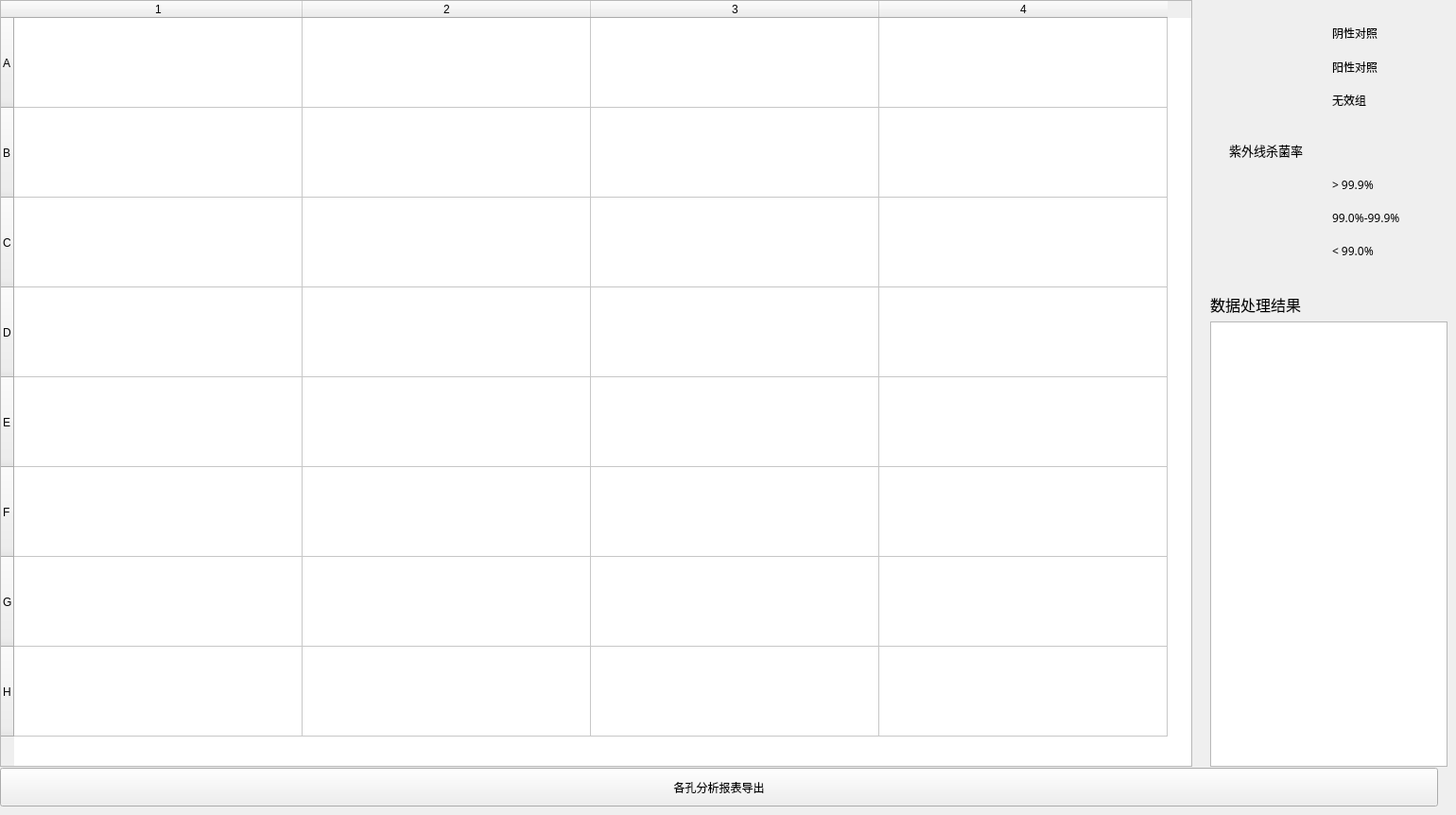
       <widget class="QWidget" name="tab_9">
        <attribute name="title">
         <string>各孔分析报表</string>
        </attribute>
        <widget class="QTableWidget" name="analysis_report_table">
         <property name="geometry">
          <rect>
           <x>0</x>
           <y>0</y>
           <width>1261</width>
           <height>811</height>
          </rect>
         </property>
         <attribute name="horizontalHeaderDefaultSectionSize">
          <number>305</number>
         </attribute>
         <attribute name="verticalHeaderDefaultSectionSize">
          <number>95</number>
         </attribute>
         <row>
          <property name="text">
           <string>A</string>
          </property>
         </row>
         <row>
          <property name="text">
           <string>B</string>
          </property>
         </row>
         <row>
          <property name="text">
           <string>C</string>
          </property>
         </row>
         <row>
          <property name="text">
           <string>D</string>
          </property>
         </row>
         <row>
          <property name="text">
           <string>E</string>
          </property>
         </row>
         <row>
          <property name="text">
           <string>F</string>
          </property>
         </row>
         <row>
          <property name="text">
           <string>G</string>
          </property>
         </row>
         <row>
          <property name="text">
           <string>H</string>
          </property>
         </row>
         <column>
          <property name="text">
           <string>1</string>
          </property>
         </column>
         <column>
          <property name="text">
           <string>2</string>
          </property>
         </column>
         <column>
          <property name="text">
           <string>3</string>
          </property>
         </column>
         <column>
          <property name="text">
           <string>4</string>
          </property>
         </column>
        </widget>
        <widget class="QPushButton" name="data_of_user_Button">
         <property name="geometry">
          <rect>
           <x>0</x>
           <y>812</y>
           <width>1521</width>
           <height>41</height>
          </rect>
         </property>
         <property name="text">
          <string>各孔分析报表导出</string>
         </property>
        </widget>
        <widget class="QWidget" name="verticalLayoutWidget">
         <property name="geometry">
          <rect>
           <x>1280</x>
           <y>310</y>
           <width>251</width>
           <height>501</height>
          </rect>
         </property>
         <layout class="QVBoxLayout" name="verticalLayout">
          <item>
           <widget class="QLabel" name="label">
            <property name="font">
             <font>
              <family>黑体</family>
              <pointsize>12</pointsize>
             </font>
            </property>
            <property name="text">
             <string>数据处理结果</string>
            </property>
           </widget>
          </item>
          <item>
           <widget class="QTextBrowser" name="Result"/>
          </item>
         </layout>
        </widget>
        <widget class="QWidget" name="gridLayoutWidget_9">
         <property name="geometry">
          <rect>
           <x>1300</x>
           <y>20</y>
           <width>211</width>
           <height>101</height>
          </rect>
         </property>
         <layout class="QGridLayout" name="gridLayout_7">
          <item row="0" column="1">
           <widget class="QLabel" name="label_7">
            <property name="font">
             <font>
              <family>黑体</family>
             </font>
            </property>
            <property name="text">
             <string>阴性对照</string>
            </property>
           </widget>
          </item>
          <item row="1" column="1">
           <widget class="QLabel" name="label_9">
            <property name="font">
             <font>
              <family>黑体</family>
             </font>
            </property>
            <property name="text">
             <string>阳性对照   </string>
            </property>
           </widget>
          </item>
          <item row="1" column="0">
           <widget class="QLabel" name="label_positive_purple">
            <property name="text">
             <string/>
            </property>
           </widget>
          </item>
          <item row="0" column="0">
           <widget class="QLabel" name="label_negative_dimgray">
            <property name="text">
             <string/>
            </property>
           </widget>
          </item>
          <item row="2" column="0">
           <widget class="QLabel" name="label_invalid_darkgray">
            <property name="text">
             <string/>
            </property>
           </widget>
          </item>
          <item row="2" column="1">
           <widget class="QLabel" name="label_10">
            <property name="font">
             <font>
              <family>黑体</family>
             </font>
            </property>
            <property name="text">
             <string>无效组</string>
            </property>
           </widget>
          </item>
         </layout>
        </widget>
        <widget class="QWidget" name="gridLayoutWidget_10">
         <property name="geometry">
          <rect>
           <x>1300</x>
           <y>180</y>
           <width>211</width>
           <height>101</height>
          </rect>
         </property>
         <layout class="QGridLayout" name="gridLayout_10">
          <item row="1" column="0">
           <widget class="QLabel" name="label_orange">
            <property name="text">
             <string/>
            </property>
           </widget>
          </item>
          <item row="1" column="1">
           <widget class="QLabel" name="label_13">
            <property name="font">
             <font>
              <family>黑体</family>
             </font>
            </property>
            <property name="text">
             <string>99.0%-99.9%</string>
            </property>
           </widget>
          </item>
          <item row="0" column="1">
           <widget class="QLabel" name="label_11">
            <property name="font">
             <font>
              <family>黑体</family>
             </font>
            </property>
            <property name="text">
             <string>&gt; 99.9%</string>
            </property>
           </widget>
          </item>
          <item row="0" column="0">
           <widget class="QLabel" name="label_green">
            <property name="text">
             <string/>
            </property>
           </widget>
          </item>
          <item row="2" column="0">
           <widget class="QLabel" name="label_red">
            <property name="text">
             <string/>
            </property>
           </widget>
          </item>
          <item row="2" column="1">
           <widget class="QLabel" name="label_15">
            <property name="font">
             <font>
              <family>黑体</family>
             </font>
            </property>
            <property name="text">
             <string>&lt; 99.0%</string>
            </property>
           </widget>
          </item>
         </layout>
        </widget>
        <widget class="QLabel" name="label_16">
         <property name="geometry">
          <rect>
           <x>1300</x>
           <y>150</y>
           <width>131</width>
           <height>18</height>
          </rect>
         </property>
         <property name="font">
          <font>
           <family>黑体</family>
           <pointsize>10</pointsize>
          </font>
         </property>
         <property name="text">
          <string>紫外线杀菌率</string>
         </property>
        </widget>
       </widget>
